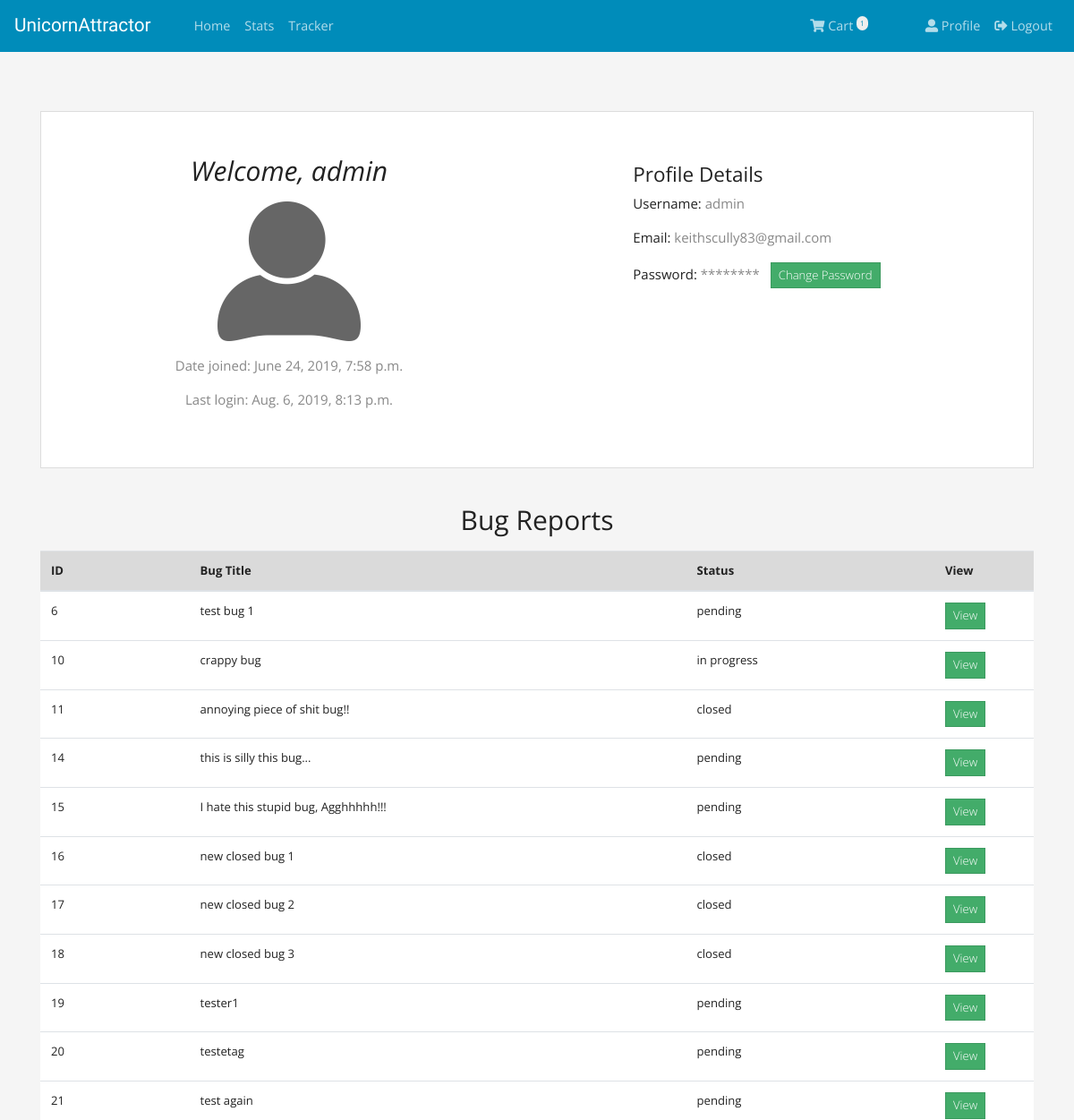
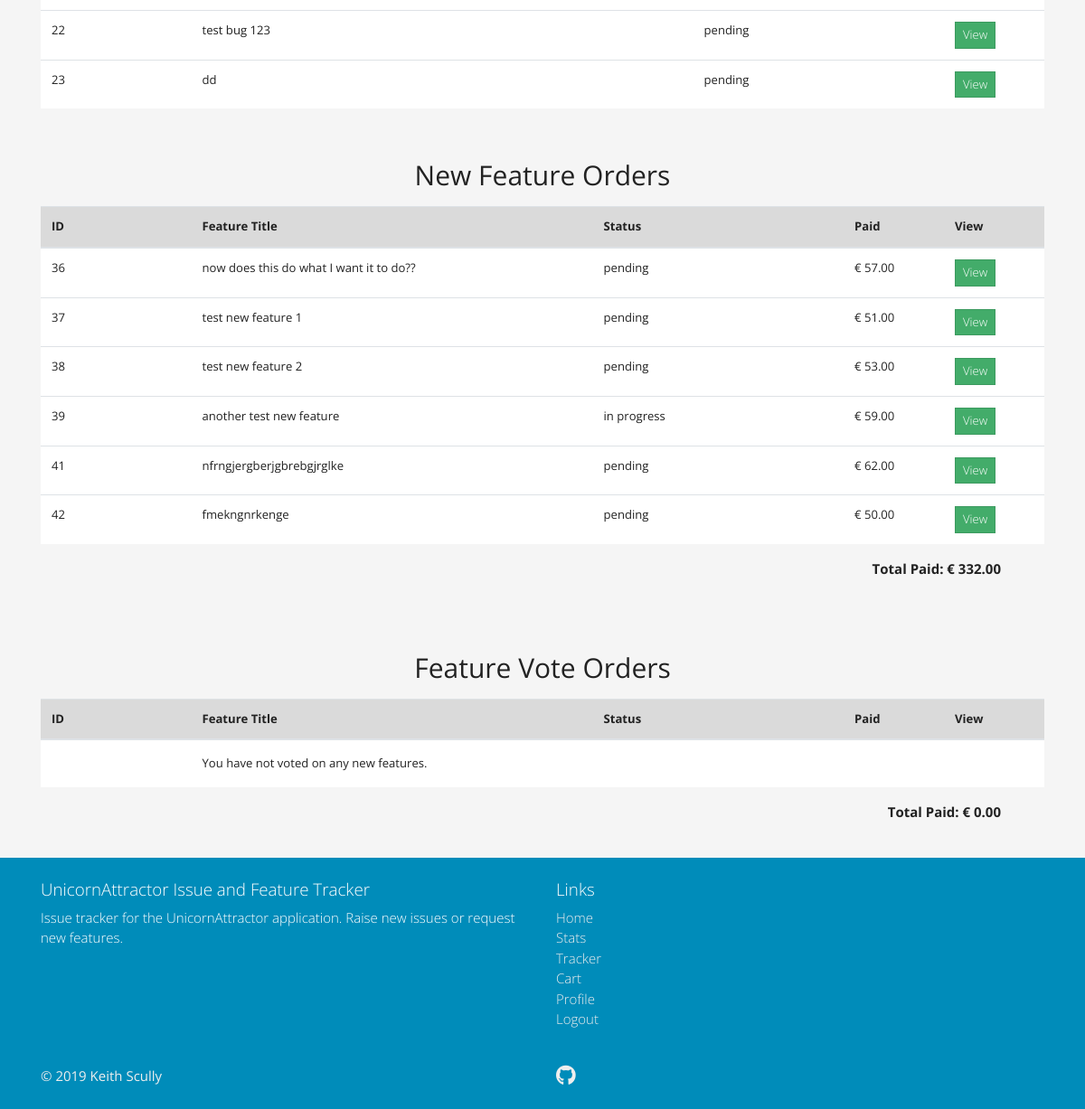
/accounts/profile/ (signed in), run on the app's committed database (2 pictures, top to bottom).
### issues/models.py (models this page shows, shortened)
class Issue(models.Model):
    ISSUE_CHOICES = [
        ('bug', 'Bug'),
        ('feature', 'Feature')
    ]
    STATUS_CHOICES = [
        ('pending', 'Pending'),
        ('in progress', 'In Progress'),
        ('closed', 'Closed')
    ]
    issue_type = models.CharField(max_length=7, choices=ISSUE_CHOICES)
    title = models.CharField(max_length=40)
    description = HTMLField('Description')
    date_created = models.DateTimeField(auto_now_add=True)
    author = models.ForeignKey(User, on_delete=models.CASCADE)
    status = models.CharField(
        max_length=11, choices=STATUS_CHOICES, default='pending')
    total_paid = models.IntegerField(default=0)
    date_complete = models.DateField(null=True, blank=True)

### checkout/models.py (models this page shows, shortened)
class OrderLineItem(models.Model):
    order = models.ForeignKey(Order, null=False, on_delete=models.DO_NOTHING)
    issue = models.ForeignKey(Issue, null=False, on_delete=models.DO_NOTHING)
    request_type = models.CharField(max_length=12, default='new request')
    amount_paid = models.IntegerField(default=0)

### accounts/views.py (the view)
# urls.py: path('profile/', profile, name='profile')
@login_required
def profile(request):
    current_user = User.objects.get(username=request.user)
    user_bugs = Issue.objects.all().filter(issue_type='bug').filter(author=current_user)
    user_orders = Order.objects.filter(user=current_user)
    feature_orders = OrderLineItem.objects.filter(order__in=user_orders).filter(request_type='new feature')
    vote_orders = OrderLineItem.objects.filter(order__in=user_orders).filter(request_type='feature vote')
    cart_count = Cart.objects.filter(user=request.user).count()
    total_paid_features = 0
    total_paid_votes = 0
    for item in feature_orders:
        total_paid_features += item.amount_paid
    for item in vote_orders:
        total_paid_votes += item.amount_paid
    return render(request, 'profile.html', {
        'user_bugs': user_bugs,
        'feature_orders': feature_orders,
        'vote_orders': vote_orders,
        'total_paid_features': total_paid_features,
        'total_paid_votes': total_paid_votes,
        'cart_count': cart_count
    })

### accounts/templates/profile.html (shortened to what this page needs)
{% extends 'base.html' %}
{% load static %}
{% block content %}
<div class="container">
    <div class="row detail-container py-5 mt-3">
        <div class="col-12 col-md-6">
            <h2 class="text-center"><strong><em>Welcome, {{ user.username }}</em></strong></h2>
            <img class="user-logo d-block mx-auto my-3" src="{% static 'img/user.png' %}" alt="user profile logo">
            <p class="text-center text-muted ">Date joined: {{ user.date_joined }}</p>
            <p class="text-center text-muted">Last login: {{ user.last_login }}</p>
        </div>
        <div class="col-10 offset-1 col-sm-6 offset-sm-0 col-md-5 offset-md-1 mt-4 mt-sm-2">
            <h4 class="xs-center"><strong>Profile Details</strong></h4>
            <p>Username: <span class="text-muted">{{ user.username }}</span></p>
            <p>Email: <span class="text-muted">{{ user.email }}</span></p>
            <p>Password: <span class="text-muted">********</span> <span><a href="{% url 'password_reset' %}"
                        class="btn btn-sm btn-success mx-2 mt-2 mt-md-0">Change
                        Password</a></span></p>
        </div>
    </div>
    <div class="row">
        <div class="col-12 mt-4">
            <h2 class="text-center my-3"><strong>Bug Reports</strong></h2>
            <table class="table table-hover">
                <thead>
                    <tr class="table-active">
                        <th scope="col" class="w-15">ID</th>
                        <th scope="col" class="w-50">Bug Title</th>
                        <th scope="col" class="w-25">Status</th>
                        <th scope="col" class="w-10">View</th>
                    </tr>
                </thead>
                <tbody>
                    {% for bug in user_bugs %}
                    <tr>
                        <td>{{ bug.pk }}</td>
                        <td>{{ bug.title }}</td>
                        <td>{{ bug.status}}</td>
                        <td><a href="/issues/tracker/feature_detail/{{ bug.pk }}/"
                                class="btn btn-sm btn-success mx-auto">View</a></td>
                    </tr>
                    {% endfor %}
                </tbody>
            </table>
        </div>
    </div>
    <div class="row">
        <div class="col-12 my-4">
            <h2 class="text-center my-3"><strong>New Feature Orders</strong></h2>
            <table class="table table-hover">
                <thead>
                    <tr class="table-active">
                        <th scope="col" class="w-15">ID</th>
                        <th scope="col" class="w-40">Feature Title</th>
                        <th scope="col" class="w-25">Status</th>
                        <th scope="col" class="w-10">Paid</th>
                        <th scope="col" class="w-10">View</th>
                    </tr>
                </thead>
                <tbody>
                    {% for order in feature_orders %}
                    <tr>
                        <td>{{ order.issue.pk }}</td>
                        <td>{{ order.issue.title }}</td>
                        <td>{{ order.issue.status }}</td>
                        <td>€ {{ order.amount_paid }}.00</td>
                        <td><a href="/issues/tracker/feature_detail/{{ order.issue.pk }}/"
                                class="btn btn-sm btn-success mx-auto">View</a></td>
                    </tr>
                    {% endfor %}
                </tbody>
            </table>
            <p class="text-right mr-5"><strong>Total Paid: € {{ total_paid_features }}.00</strong></p>
        </div>
    </div>
    <div class="row">
        <div class="col-12 my-4">
            <h2 class="text-center my-3"><strong>Feature Vote Orders</strong></h2>
            <table class="table table-hover">
                <thead>
                    <tr class="table-active">
                        <th scope="col" class="w-15">ID</th>
                        <th scope="col" class="w-40">Feature Title</th>
                        <th scope="col" class="w-25">Status</th>
                        <th scope="col" class="w-10">Paid</th>
                        <th scope="col" class="w-10">View</th>
                    </tr>
                </thead>
                <tbody>
                    {% for order in vote_orders %}
                    <tr>
                        <td>{{ order.issue.pk }}</td>
                        <td>{{ order.issue.title }}</td>
                        <td>{{ order.issue.status }}</td>
                        <td>€ {{ order.amount_paid }}.00</td>
                        <td><a href="/issues/tracker/feature_detail/{{ order.issue.pk }}/"
                                class="btn btn-sm btn-success mx-auto">View</a></td>
                    </tr>
                    {% empty %}
                    <tr>
                        <td></td>
                        <td class="py-3">You have not voted on any new features.</td>
                        <td></td>
                        <td></td>
                        <td></td>
                    </tr>
                    {% endfor %}
                </tbody>
            </table>
            <p class="text-right mr-5"><strong>Total Paid: € {{ total_paid_votes }}.00</strong></p>
        </div>
    </div>
</div>
{% endblock %}

### templates/base.html (shortened to what this page needs)
{% load static %}
<!DOCTYPE html>
<html lang="en">
<head>
    <link rel="stylesheet" href="{% static 'lib/bootstrap/css/bootstrap.css' %}">
    <link rel="stylesheet" href="{% static 'lib/fontawesome/css/all.css' %}">
    <link rel="stylesheet" href="{% static 'css/custom.css' %}">
</head>
<body>
    <header>
        <nav class="navbar navbar-expand-lg navbar-dark bg-primary">
            <a class="navbar-brand" href="#">UnicornAttractor</a>
            <div class="navbar-collapse collapse" id="navbarColor01">
                <ul class="navbar-nav ml-3 ml-md-4">
                    <li class="nav-item">
                        <a class="nav-link" href="{% url 'index' %}"><strong>Home</strong></a>
                    </li>
                    <li class="nav-item">
                        <a class="nav-link" href="{% url 'stats' %}"><strong>Stats</strong></a>
                    </li>
                    <li class="nav-item">
                        <a class="nav-link" href="{% url 'tracker' %}"><strong>Tracker</strong></a>
                    </li>
                </ul>
                <ul class="navbar-nav ml-auto">
                    {% if user.is_authenticated %}
                    <li class="nav-item">
                        <a class="nav-link mr-5" href="{% url 'view_cart' %}">
                            <strong><i class="fas fa-shopping-cart"></i> Cart</strong>
                            {% if cart_count > 0 %}
                            <sup><span
                                    class="badge badge-pill bg-secondary text-primary p-1"><strong>{{ cart_count }}</strong></span></sup>
                            {% endif %}
                        </a>
                    </li>
                    <li class="nav-item">
                        <a class="nav-link" href="{% url 'profile' %}"><strong><i class="fas fa-user-alt"></i>
                                Profile</strong></a>
                    </li>
                    <li class="nav-item">
                        <a class="nav-link" href="{% url 'logout' %}"><strong><i class="fas fa-sign-out-alt"></i>
                                Logout</strong></a>
                    </li>
                    {% endif %}
                </ul>
            </div>
        </nav>
    </header>
    <main id="main">
        <div class="container mt-3">
            <div class="messages-container">
            </div>
        </div>
        {% block content %}
        {% endblock %}
    </main>
    <footer class="bg-primary text-white pt-4">
        <div class="container">
            <div class="row">
                <div class="col-12 col-md-6">
                    <h5>UnicornAttractor Issue and Feature Tracker</h5>
                    <p class="text-slim">Issue tracker for the UnicornAttractor application. Raise new issues or request
                        new features.</p>
                </div>
                <div class="col-12 col-md-6">
                    <h5>Links</h5>
                    <ul class="list-unstyled footer-links">
                        <li><a href="{% url 'index' %}">Home</a></li>
                        <li><a href="{% url 'stats' %}">Stats</a></li>
                        <li><a href="{% url 'tracker' %}">Tracker</a></li>
                        {% if user.is_authenticated %}
                        <li><a href="{% url 'view_cart' %}">Cart</a></li>
                        <li><a href="{% url 'profile' %}">Profile</a></li>
                        <li><a href="{% url 'logout' %}">Logout</a></li>
                        {% else %}
                        <li><a href="{% url 'register' %}">Register</a></li>
                        <li><a href="{% url 'login' %}">Login</a></li>
                        {% endif %}
                    </ul>
                </div>
            </div>
        </div>
        <div class="container text-light py-4">
            <div class="row">
                <div class="col-6">
                    © 2019 Keith Scully
                </div>
                <div class="col-6">
                    <a href="https://github.com/kes2401/issue-tracker" target="_blank"><i
                            class="fab fa-github text-light"></i></a>
                </div>
            </div>
        </div>
    </footer>
</body>
</html>

### static/css/custom.css (style rules this page uses)
body { background-color: #f5f5f5; }
#main { min-height: calc(100vh - 254px); }
.navbar-brand { font-family: 'Questrial', sans-serif; font-size: 1.3rem; }
a.nav-link { font-size: 0.9rem; }
div.messages-container { height: 34px; text-align: center; }
.fab { font-size: 1.4rem; }
.footer-links li a { color: #eee; font-weight: 300; }
.user-logo { width: 160px; -webkit-filter: opacity(60%); filter: opacity(60%); }
.detail-container { background-color: #fff; border: 1px solid #ddd; margin: 0 auto; }
.table { background-color: #fff; }
.text-slim { font-weight: 300; }
table .w-10 { width: 10%; }
table .w-15 { width: 15%; }
table .w-25 { width: 25%; }
table .w-40 { width: 40%; }
table .w-50 { width: 50%; }
div .w-40 { width: 40%; }

### data on the page
Issue: pk "6", title "test bug 1", status "pending"
Issue: pk "10", title "crappy bug", status "in progress"
Issue: pk "11", title "annoying piece of shit bug!!", status "closed"
Issue: pk "14", title "this is silly this bug...", status "pending"
Issue: pk "15", title "I hate this stupid bug, Agghhhhh!!!", status "pending"
Issue: pk "16", title "new closed bug 1", status "closed"
Issue: pk "17", title "new closed bug 2", status "closed"
Issue: pk "18", title "new closed bug 3", status "closed"
Issue: pk "19", title "tester1", status "pending"
Issue: pk "20", title "testetag", status "pending"
Issue: pk "21", title "test again", status "pending"
Issue: pk "22", title "test bug 123", status "pending"
Issue: pk "23", title "dd", status "pending"
OrderLineItem: issue.pk "36", issue "now does this do what I want it to do??", issue.status "pending", amount_paid "57"
OrderLineItem: issue.pk "37", issue "test new feature 1", issue.status "pending", amount_paid "51"
OrderLineItem: issue.pk "38", issue "test new feature 2", issue.status "pending", amount_paid "53"
OrderLineItem: issue.pk "39", issue "another test new feature", issue.status "in progress", amount_paid "59"
OrderLineItem: issue.pk "41", issue "nfrngjergberjgbrebgjrglke", issue.status "pending", amount_paid "62"
OrderLineItem: issue.pk "42", issue "fmekngnrkenge", issue.status "pending", amount_paid "50"

### other printed values
{{ cart_count }} "1"
{{ user.username }} "admin"
{{ user.date_joined }} "June 24, 2019, 7:58 p.m."
{{ user.last_login }} "Aug. 6, 2019, 8:13 p.m."
{{ user.email }} "keithscully83@gmail.com"
{{ total_paid_features }} "332"
{{ total_paid_votes }} "0"
